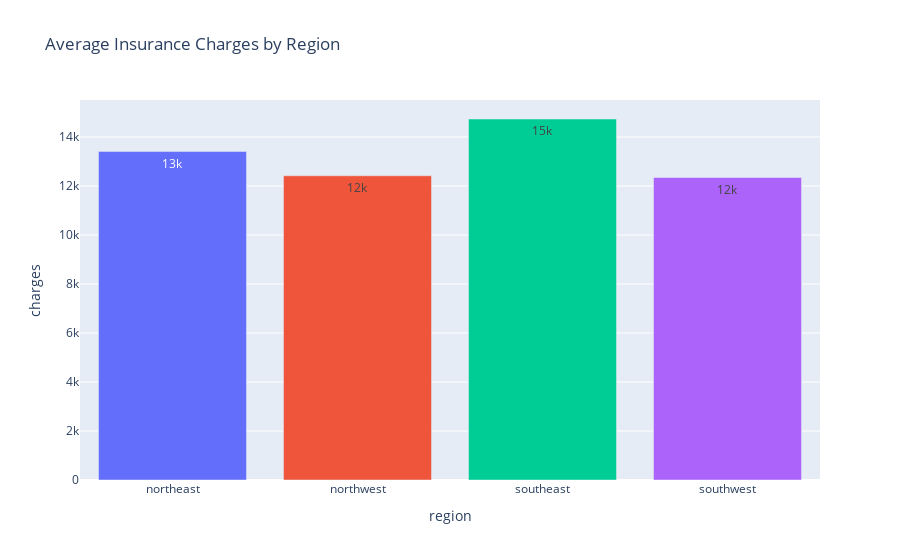

The notebook cell saved with this chart:
### Code cell
df_grouped = df.groupby(by="region", as_index=False)["charges"].mean()

fig1 = px.bar(df_grouped, x="region", y="charges", color="region", text_auto = ".2s",
title="Average Insurance Charges by Region")

fig1.update_layout(showlegend=False)
fig1.show()

### Figure 1 — Plotly figure (JSON) as saved in the notebook; plotly's stock layout.template omitted (floating-point values rounded to 4 significant figures)
{"data": [{"hovertemplate": "region=%{x}<br>charges=%{y}<extra></extra>", "legendgroup": "northeast", "marker": {"color": "#636efa", "pattern": {"shape": ""}}, "name": "northeast", "orientation": "v", "showlegend": true, "textposition": "auto", "texttemplate": "%{y:.2s}", "type": "bar", "x": ["northeast"], "xaxis": "x", "y": [13410.0], "yaxis": "y"}, {"hovertemplate": "region=%{x}<br>charges=%{y}<extra></extra>", "legendgroup": "northwest", "marker": {"color": "#EF553B", "pattern": {"shape": ""}}, "name": "northwest", "orientation": "v", "showlegend": true, "textposition": "auto", "texttemplate": "%{y:.2s}", "type": "bar", "x": ["northwest"], "xaxis": "x", "y": [12420.0], "yaxis": "y"}, {"hovertemplate": "region=%{x}<br>charges=%{y}<extra></extra>", "legendgroup": "southeast", "marker": {"color": "#00cc96", "pattern": {"shape": ""}}, "name": "southeast", "orientation": "v", "showlegend": true, "textposition": "auto", "texttemplate": "%{y:.2s}", "type": "bar", "x": ["southeast"], "xaxis": "x", "y": [14740.0], "yaxis": "y"}, {"hovertemplate": "region=%{x}<br>charges=%{y}<extra></extra>", "legendgroup": "southwest", "marker": {"color": "#ab63fa", "pattern": {"shape": ""}}, "name": "southwest", "orientation": "v", "showlegend": true, "textposition": "auto", "texttemplate": "%{y:.2s}", "type": "bar", "x": ["southwest"], "xaxis": "x", "y": [12350.0], "yaxis": "y"}], "layout": {"barmode": "relative", "legend": {"title": {"text": "region"}, "tracegroupgap": 0}, "showlegend": false, "title": {"text": "Average Insurance Charges by Region"}, "xaxis": {"anchor": "y", "categoryarray": ["northeast", "northwest", "southeast", "southwest"], "categoryorder": "array", "domain": [0, 1], "title": {"text": "region"}}, "yaxis": {"anchor": "x", "domain": [0, 1], "title": {"text": "charges"}}}}
